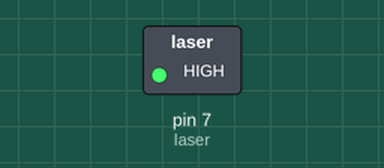
A sketch run on a simulated Arduino Uno, built with avr-gcc and run on an emulated ATmega328P. Shown: switched loads named in the sketch (green lamp = pin HIGH). Dashed ring = blinking.

Above: at 0.5 s.
Timing chart, 0 to 4.6 s (numbered marks = the images above):
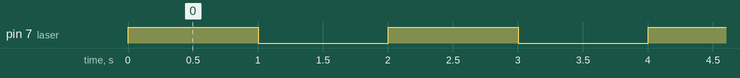

Measured:
- by itself, pin 7 (laser): alternates HIGH for 1.0 s and LOW for 1.0 s

The sketch:

Laser.ino
```cpp
int laser = 7;

void setup() {
  // put your setup code here, to run once:
  pinMode(laser,OUTPUT);//laser는 출력으로 설정합니다.
}

void loop() {
  // put your main code here, to run repeatedly:
  digitalWrite(laser, HIGH); //레이저 센서에 5V 출력
  delay(1000);//1초대기
  digitalWrite(laser,LOW);//레이저센서에 0V 출력
  delay(1000);//1초대기
}
```
